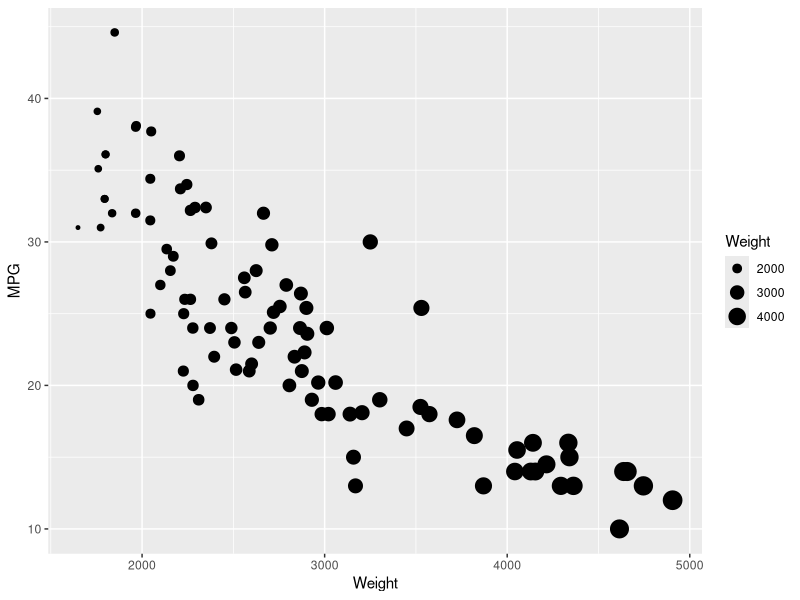

Write R code to recreate this figure.
install.packages("ggplot2")
library(ggplot2)

cars <- read.csv("./cars-sample.csv")

ggplot(cars, aes(y=MPG, x=Weight, size=Weight)) +
    geom_point()

#ggsave("../img/ggplotcarsvisualization.png")
